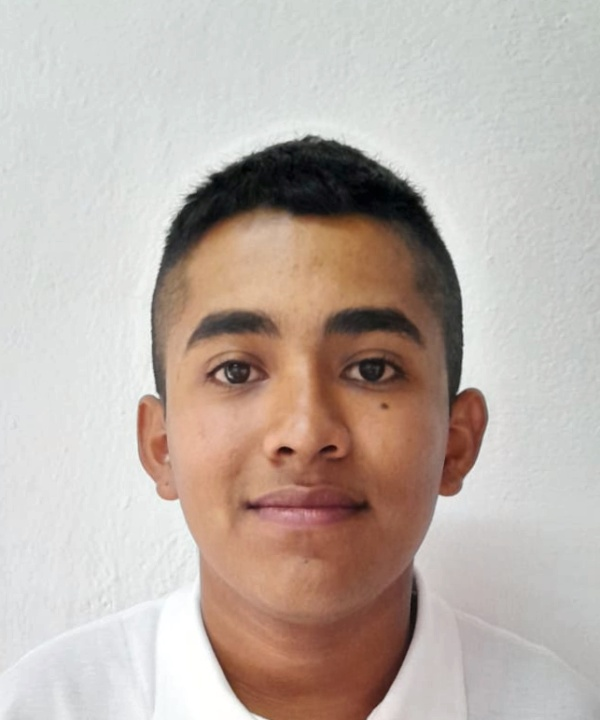
#> input picture ImgSalida/test.jpg, 600 x 720 px, given as the content of the folder Img/, which was not available
$ python inf.py
#> lines starting #> are read from the running program, lines starting #| are printed output that depends on the picture; pictures that were not available may be replaced by others from this repository, and a replacement may not be noted
import os
import math
import cv2 as cv
import numpy as np

# Convertir imagen a RGB
def toRGB(img):
    '''Convierte imagen de BGR a RGB'''
    return cv.cvtColor(img, cv.COLOR_BGR2RGB)

# Detección de ojos para encontrar ángulo
def encontrar_angulo(img):
    '''Encuentra ojos en la imagen'''
    cascade = cv.CascadeClassifier('haarcascade_eye.xml')
    gris = cv.cvtColor(img, cv.COLOR_BGR2GRAY)
    ojos = cascade.detectMultiScale(gris, 2.1, 13)
    punto1 = (ojos[0][0] + ojos[0][2] // 2, ojos[0][1] + ojos[0][3] // 2)
    punto2 = (ojos[1][0] + ojos[1][2] // 2, ojos[1][1] + ojos[1][3] // 2)
    angulo = math.degrees(math.atan((punto2[1] - punto1[1]) / (punto2[0] - punto1[0])))
    return angulo

# Rota la imagen de acuerdo al ángulo
def rotar(imagen, angulo):
    '''Rota la imagen con respecto a su centro'''
    alto, ancho, nada = imagen.shape
    matriz = cv.getRotationMatrix2D((ancho/2, alto/2), angulo, 1)
    img = cv.warpAffine(imagen, matriz, (ancho, alto))
    return img

# Encuentra el rostro y recorta la imagen a tamaño infantil a 240dpi
def cortar(img):
    '''Encuentra el rostro'''
    cascade = cv.CascadeClassifier('lbpcascade_frontalface.xml')
    gris = cv.cvtColor(img, cv.COLOR_BGR2GRAY)
    faces = cascade.detectMultiScale(gris, 1.1, 5)
    x, y, w, h = faces[0][0], faces[0][1], faces[0][2], faces[0][3]
    centro = (x + w // 2, y + h // 2)
    esc = 360 / h
    esqsi = (centro[0] - int(300 / esc), centro[1] - int(400 / esc))
    esqid = (esqsi[0] + int(600 / esc), esqsi[1] + int(720 / esc))
    recorte = img[esqsi[1]:esqid[1], esqsi[0]:esqid[0]]
    redim = cv.resize(recorte, (600, 720), interpolation=cv.INTER_AREA)
    return redim

# Hace un pequeño ajuste de niveles de luz en la imagen
def niveles(img):
    '''Ajuste de niveles'''
    lab = cv.cvtColor(img, cv.COLOR_BGR2LAB)
    l, a, b = cv.split(lab)
    clahe = cv.createCLAHE(clipLimit=0.5, tileGridSize=(4, 4))
    l = clahe.apply(l)
    lab = cv.merge((l, a, b))
    return cv.cvtColor(lab, cv.COLOR_LAB2BGR)

def procesar_carpeta(carpeta_entrada, carpeta_salida):
    # Asegúrate de que las carpetas de salida existan
#> called with carpeta_entrada = 'Img/', carpeta_salida = 'ImgSalida/'
    if not os.path.exists(carpeta_salida):
        os.makedirs(carpeta_salida)

    # Itera sobre cada archivo en la carpeta de entrada
    for archivo in os.listdir(carpeta_entrada):
        if archivo.endswith(('.jpg', '.jpeg', '.png')):
            # Cargar la imagen original
            ruta_original = os.path.join(carpeta_entrada, archivo)
            original = cv.imread(ruta_original)
#> original is the input picture: shape (720, 600, 3); mean B, G, R 169.7, 177.4, 189.8

            # Encuentra el ángulo de rotación
            angulo = encontrar_angulo(original)
#> in encontrar_angulo, `gris = cv.cvtColor(img, cv.COLOR_BGR2GRAY)`:
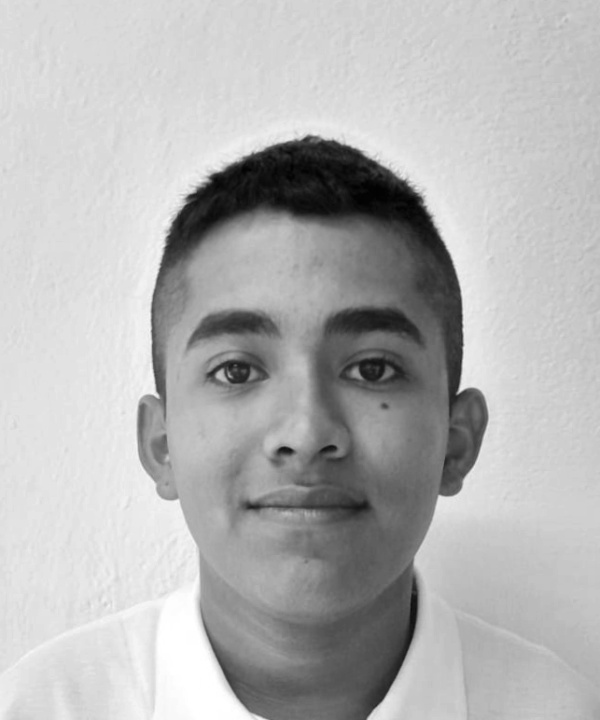
#> gris: shape (720, 600); min 1, max 255, mean 180.2
#> in encontrar_angulo, `ojos = cascade.detectMultiScale(gris, 2.1, 13)`: ojos = [[213, 352, 42, 42], [346, 352, 42, 42], [189, 326, 88, 88], [325, 326, 88, 88]]
#> in encontrar_angulo, `punto1 = (ojos[0][0] + ojos[0][2] // 2, ojos[0][1] + ojos[0][3] // 2)`: punto1 = (234, 373)
#> in encontrar_angulo, `punto2 = (ojos[1][0] + ojos[1][2] // 2, ojos[1][1] + ojos[1][3] // 2)`: punto2 = (367, 373)
#> in encontrar_angulo, `angulo = math.degrees(math.atan((punto2[1] - punto1[1]) / (punto2[0] -..`: angulo = 0
#> angulo = 0

            # Rotar la imagen
            enderezada = rotar(original, angulo)
#> in rotar, `matriz = cv.getRotationMatrix2D((ancho/2, alto/2), angulo, 1)`: matriz = [[1, 0, 0], [0, 1, 0]]

            # Encuentra el rostro y recorta
            recortada = cortar(enderezada)
#> in cortar, `faces = cascade.detectMultiScale(gris, 1.1, 5)`: faces = [[121, 220, 349, 349]]
#> in cortar, `x, y, w, h = faces[0][0], faces[0][1], faces[0][2], faces[0][3]`: x = 121; y = 220; w = 349
#> in cortar, `centro = (x + w // 2, y + h // 2)`: centro = (295, 394)
#> in cortar, `esc = 360 / h`: esc = 1.03
#> in cortar, `esqsi = (centro[0] - int(300 / esc), centro[1] - int(400 / esc))`: esqsi = (5, 7)
#> in cortar, `esqid = (esqsi[0] + int(600 / esc), esqsi[1] + int(720 / esc))`: esqid = (586, 705)
#> in cortar, `recorte = img[esqsi[1]:esqid[1], esqsi[0]:esqid[0]]`:
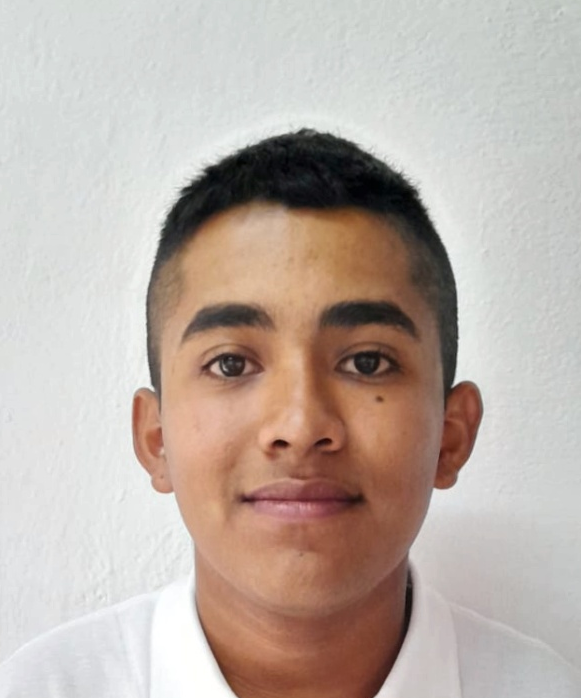
#> recorte: shape (698, 581, 3); mean B, G, R 167.9, 175.9, 189

            # Ajuste de niveles
            ajustada = niveles(recortada)
#> in niveles, `lab = cv.cvtColor(img, cv.COLOR_BGR2LAB)`: lab: shape (720, 600, 3); mean of channels 0, 1, 2 183.9, 132.2, 134.4
#> in niveles, `l, a, b = cv.split(lab)`:
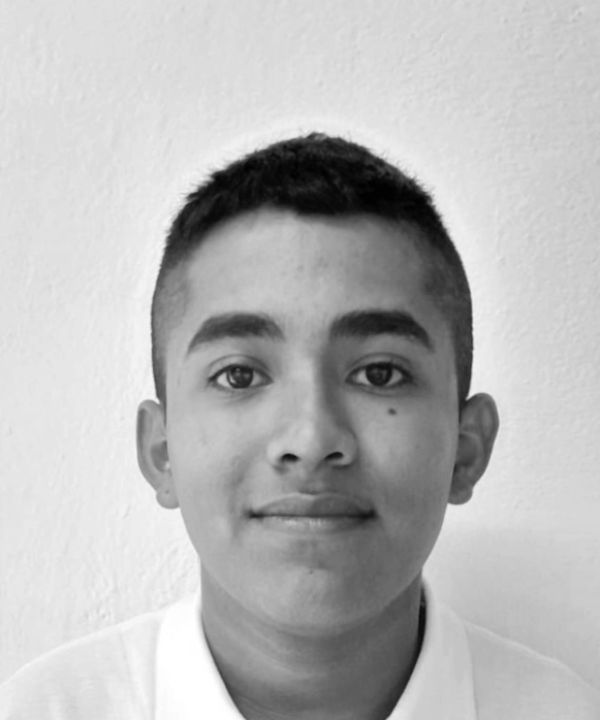
#> l: shape (720, 600); min 1, max 255, mean 183.9
#> in niveles, `l, a, b = cv.split(lab)`:
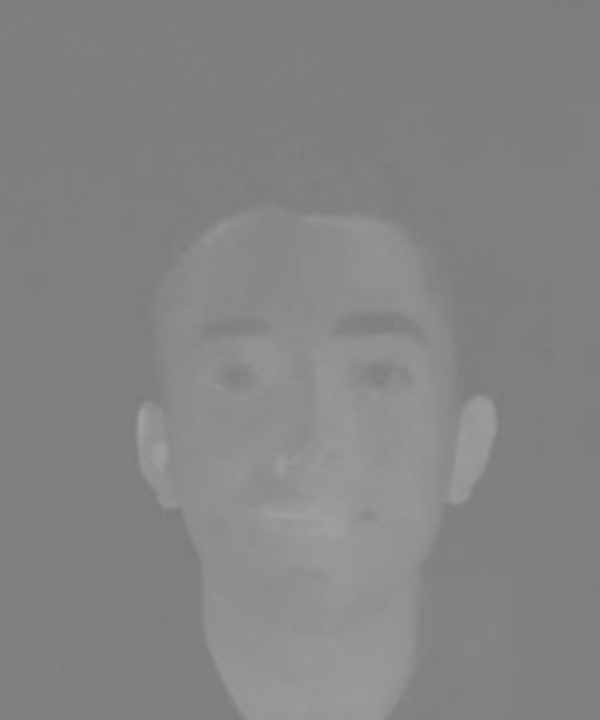
#> a: shape (720, 600); min 123, max 160, mean 132.2
#> in niveles, `lab = cv.merge((l, a, b))`: lab: shape (720, 600, 3); mean of channels 0, 1, 2 182.4, 132.2, 134.4

            # Guarda la imagen resultante en la carpeta de salida (sobrescribe la original)
            ruta_salida = os.path.join(carpeta_salida, archivo)
            cv.imwrite(ruta_salida, ajustada)

# Especifica las carpetas de entrada y salida
carpeta_entrada = 'Img/'
carpeta_salida = 'ImgSalida/'

# Procesa la carpeta
procesar_carpeta(carpeta_entrada, carpeta_salida)
